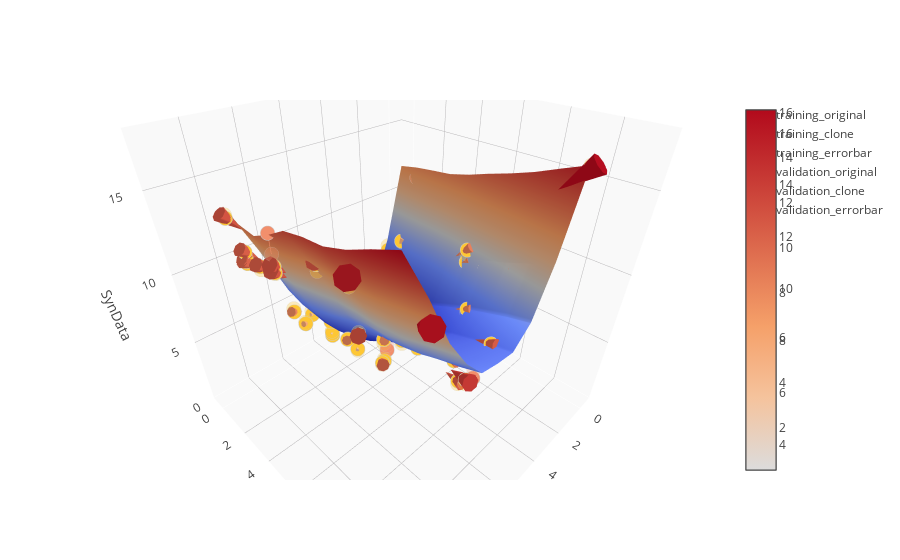

Notebook cell for this chart:
### Code cell
trace8 = go.Cone(
    x = actual_inbins.iloc[:, xaxis+4],
    y = actual_inbins.iloc[:, yaxis+4],
    z = actual_inbins.iloc[:, 1],
    u = u,
    v = v,
    w = w,
    #sizemode = 'scaled',
    #sizeref = 1
)

# plot chart

data = [eval('trace'+str(i)) for i in range(1, 9)]

figure = go.Figure(data=data, layout=layout)
offline.iplot(figure)

### Figure 1 — Plotly figure (JSON) as saved in the notebook; plotly's stock layout.template omitted (floating-point values rounded to 4 significant figures)
{"data": [{"marker": {"color": "#FEC734", "line": {"color": "rgb(204, 204, 204)", "width": 1}, "opacity": 1, "size": 5, "symbol": "circle"}, "mode": "markers", "name": "training_original", "type": "scatter3d", "uid": "9b971a07-6778-4fc5-a3cf-93e2007812ca", "x": [9, 9, 9, 10, 2, 10, 10, 2, 6, 3, 6, 2, 2, 5, 4, 4, 3, 9, 10, 6, 6, 4, 6, 2, 10, 3, 10, 7, 5, 8, 7, 1, 2, 4, 10, 2, 6, 10, 8, 7, 3, 5, 7, 4, 8], "y": [7, 3, 5, 3, 8, 2, 4, 4, 1, 2, 1, 2, 6, 7, 9, 1, 3, 10, 1, 9, 1, 2, 3, 6, 4, 3, 2, 6, 6, 2, 10, 10, 7, 1, 8, 1, 6, 2, 5, 1, 7, 8, 6, 5, 7], "z": [9.982, 8.202, 12.6, 11.84, 9.628, 11.4, 12.13, 7.46, 2.309, 4.876, 2.113, 8.246, 9.871, 5.977, 6.706, 1.959, 5.966, 12.95, 13.51, 5.845, 3.388, 2.415, 2.631, 8.991, 12.45, 4.328, 12.09, 5.384, 4.534, 5.686, 8.058, 16.03, 9.092, 3.155, 14.45, 6.912, 6.063, 11.52, 7.047, 4.827, 6.85, 5.4, 7.027, 3.692, 7.191]}, {"marker": {"color": "#FEC734", "line": {"color": "rgb(204, 204, 204)", "width": 1}, "opacity": 0.3, "size": 5, "symbol": "circle"}, "mode": "markers", "name": "training_clone", "type": "scatter3d", "uid": "7d244aab-c523-4fc6-88b5-94662fa5fc37", "x": [9, 9, 9, 10, 2, 10, 10, 2, 6, 3, 6, 2, 2, 5, 4, 4, 3, 9, 10, 6, 6, 4, 6, 2, 10, 3, 10, 7, 5, 8, 7, 1, 2, 4, 10, 2, 6, 10, 8, 7, 3, 5, 7, 4, 8], "y": [7, 3, 5, 3, 8, 2, 4, 4, 1, 2, 1, 2, 6, 7, 9, 1, 3, 10, 1, 9, 1, 2, 3, 6, 4, 3, 2, 6, 6, 2, 10, 10, 7, 1, 8, 1, 6, 2, 5, 1, 7, 8, 6, 5, 7], "z": [10.13, 8.436, 12.22, 11.66, 9.687, 11.67, 12.08, 7.649, 2.528, 4.817, 2.512, 8.185, 9.581, 6.005, 6.4, 2.248, 5.329, 12.68, 13.7, 5.638, 3.439, 2.476, 2.5, 9.07, 12.53, 4.175, 12.12, 5.551, 4.797, 5.822, 7.789, 16.31, 9.22, 3.008, 14.12, 7.309, 5.836, 11.85, 7.09, 5.162, 6.623, 5.585, 6.738, 3.47, 7.09]}, {"error_z": {"array": [0.07322, 0.1171, 0.1896, 0.09012, 0.02975, 0.1358, 0.02435, 0.0946, 0.1095, 0.02987, 0.1995, 0.03066, 0.1453, 0.01415, 0.1528, 0.1445, 0.3185, 0.1358, 0.0966, 0.1037, 0.02572, 0.03047, 0.06536, 0.03939, 0.03857, 0.07651, 0.01654, 0.08362, 0.1317, 0.06769, 0.1345, 0.1428, 0.0641, 0.07322, 0.1611, 0.1983, 0.1135, 0.1672, 0.02195, 0.1676, 0.1134, 0.09241, 0.1445, 0.1107, 0.05059], "color": "#FEC734", "thickness": 1, "type": "data", "visible": true}, "marker": {"color": "#FEC734", "opacity": 0.01, "size": 1, "symbol": "circle"}, "mode": "markers", "name": "training_errorbar", "type": "scatter3d", "uid": "15306cb2-07cb-42d4-a835-6afcb6c28af1", "x": [9, 9, 9, 10, 2, 10, 10, 2, 6, 3, 6, 2, 2, 5, 4, 4, 3, 9, 10, 6, 6, 4, 6, 2, 10, 3, 10, 7, 5, 8, 7, 1, 2, 4, 10, 2, 6, 10, 8, 7, 3, 5, 7, 4, 8], "y": [7, 3, 5, 3, 8, 2, 4, 4, 1, 2, 1, 2, 6, 7, 9, 1, 3, 10, 1, 9, 1, 2, 3, 6, 4, 3, 2, 6, 6, 2, 10, 10, 7, 1, 8, 1, 6, 2, 5, 1, 7, 8, 6, 5, 7], "z": [10.06, 8.319, 12.41, 11.75, 9.658, 11.54, 12.11, 7.555, 2.419, 4.846, 2.312, 8.216, 9.726, 5.991, 6.553, 2.103, 5.647, 12.81, 13.61, 5.741, 3.413, 2.445, 2.566, 9.03, 12.49, 4.251, 12.1, 5.467, 4.665, 5.754, 7.923, 16.17, 9.156, 3.081, 14.29, 7.11, 5.949, 11.69, 7.068, 4.994, 6.736, 5.493, 6.882, 3.581, 7.14]}, {"marker": {"color": "#F28F6C", "line": {"color": "rgb(204, 204, 204)", "width": 1}, "opacity": 1, "size": 5, "symbol": "circle"}, "mode": "markers", "name": "validation_original", "type": "scatter3d", "uid": "44733825-9e12-4b78-b363-2fd47a3c9735", "x": [10, 5, 1, 5, 3], "y": [4, 9, 2, 4, 2], "z": [14.27, 5.017, 10.81, 2.535, 6.824]}, {"marker": {"color": "#F28F6C", "line": {"color": "rgb(204, 204, 204)", "width": 1}, "opacity": 0.3, "size": 5, "symbol": "circle"}, "mode": "markers", "name": "validation_clone", "type": "scatter3d", "uid": "2c956225-10d7-4744-bcfe-ee3797501552", "x": [10, 5, 1, 5, 3], "y": [4, 9, 2, 4, 2], "z": [13.17, 5.701, 12.51, 2.968, 4.979]}, {"error_z": {"array": [0.5524, 0.3422, 0.8474, 0.2166, 0.922], "color": "#F28F6C", "thickness": 1, "type": "data", "visible": true}, "marker": {"color": "#F28F6C", "opacity": 0.01, "size": 1, "symbol": "circle"}, "mode": "markers", "name": "validation_errorbar", "type": "scatter3d", "uid": "f02c0bcf-1b79-4753-9a90-48922e31ccb2", "x": [10, 5, 1, 5, 3], "y": [4, 9, 2, 4, 2], "z": [13.72, 5.359, 11.66, 2.751, 5.901]}, {"name": "surface", "type": "surface", "uid": "7da013e5-bb99-4770-9de0-9f3d871582f1", "x": [1, 2, 3, 4, 5, 6, 7, 8, 9, 10], "y": [1, 2, 3, 4, 5, 6, 7, 8, 9, 10], "z": [[12.95, 7.863, 4.432, 3.008, 3.089, 3.439, 5.162, 7.549, 11.05, 14.21], [13.2, 8.244, 4.817, 3.239, 3.157, 3.367, 4.944, 7.188, 10.55, 13.67], [13.38, 8.434, 5.065, 3.529, 3.438, 3.595, 5.115, 7.308, 10.55, 13.57], [13.53, 8.535, 5.22, 3.865, 3.965, 4.235, 5.782, 8.057, 11.36, 14.17], [13.88, 8.929, 5.634, 4.39, 4.687, 5.091, 6.597, 8.856, 12.22, 14.91], [14.33, 9.479, 6.272, 5.093, 5.446, 5.836, 7.155, 9.148, 12.37, 15.18], [14.74, 9.938, 6.862, 5.736, 6.005, 6.231, 7.425, 9.236, 12.34, 15.31], [15.2, 10.41, 7.352, 6.208, 6.343, 6.493, 7.793, 9.721, 12.82, 15.74], [15.76, 10.97, 7.841, 6.641, 6.729, 6.909, 8.391, 10.5, 13.58, 16.35], [16.3, 11.49, 8.241, 6.973, 7.139, 7.454, 9.062, 11.24, 14.27, 16.91]]}, {"type": "cone", "u": [-5, -5, -5, -6, 2, -6, -6, 2, -2, 1, -2, 2, 2, -1, 0, 0, 1, -5, -6, -2, -2, 0, -2, 2, -6, 1, -6, -3, -1, -4, -3, 3, 2, 0, -6, 2, -2, -6, -4, -3, 1, -1, -3, 0, -4], "uid": "a6020f79-a4c7-4ead-a174-accb1b979cc2", "v": [-6, -2, -4, -2, -7, -1, -3, -3, 0, -1, 0, -1, -5, -6, -8, 0, -2, -9, 0, -8, 0, -1, -2, -5, -3, -2, -1, -5, -5, -1, -9, -9, -6, 0, -7, 0, -5, -1, -4, 0, -6, -7, -5, -4, -6], "w": [-6.974, -5.194, -9.594, -8.833, -6.62, -8.391, -9.122, -4.452, 0.699, -1.868, 0.8957, -5.238, -6.863, -2.969, -3.697, 1.049, -2.957, -9.942, -10.5, -2.837, -0.3793, 0.5934, 0.3774, -5.983, -9.447, -1.319, -9.077, -2.376, -1.525, -2.678, -5.05, -13.02, -6.084, -0.1464, -11.44, -3.904, -3.055, -8.51, -4.038, -1.818, -3.842, -2.392, -4.018, -0.6837, -4.183], "x": [9, 9, 9, 10, 2, 10, 10, 2, 6, 3, 6, 2, 2, 5, 4, 4, 3, 9, 10, 6, 6, 4, 6, 2, 10, 3, 10, 7, 5, 8, 7, 1, 2, 4, 10, 2, 6, 10, 8, 7, 3, 5, 7, 4, 8], "y": [7, 3, 5, 3, 8, 2, 4, 4, 1, 2, 1, 2, 6, 7, 9, 1, 3, 10, 1, 9, 1, 2, 3, 6, 4, 3, 2, 6, 6, 2, 10, 10, 7, 1, 8, 1, 6, 2, 5, 1, 7, 8, 6, 5, 7], "z": [9.982, 8.202, 12.6, 11.84, 9.628, 11.4, 12.13, 7.46, 2.309, 4.876, 2.113, 8.246, 9.871, 5.977, 6.706, 1.959, 5.966, 12.95, 13.51, 5.845, 3.388, 2.415, 2.631, 8.991, 12.45, 4.328, 12.09, 5.384, 4.534, 5.686, 8.058, 16.03, 9.092, 3.155, 14.45, 6.912, 6.063, 11.52, 7.047, 4.827, 6.85, 5.4, 7.027, 3.692, 7.191]}], "layout": {"scene": {"aspectratio": {"x": 1.5, "y": 1.5, "z": 1.5}, "xaxis": {"backgroundcolor": "#F9F9F9", "gridcolor": "#BAB8BA", "showbackground": true, "title": "Para1", "zerolinecolor": "rgb(255, 255, 255)"}, "yaxis": {"backgroundcolor": "#F9F9F9", "gridcolor": "#BAB8BA", "showbackground": true, "title": "Para3", "zerolinecolor": "rgb(255, 255, 255)"}, "zaxis": {"backgroundcolor": "#F9F9F9", "gridcolor": "#BAB8BA", "showbackground": true, "title": "SynData", "zerolinecolor": "rgb(255, 255, 255)"}}}}
